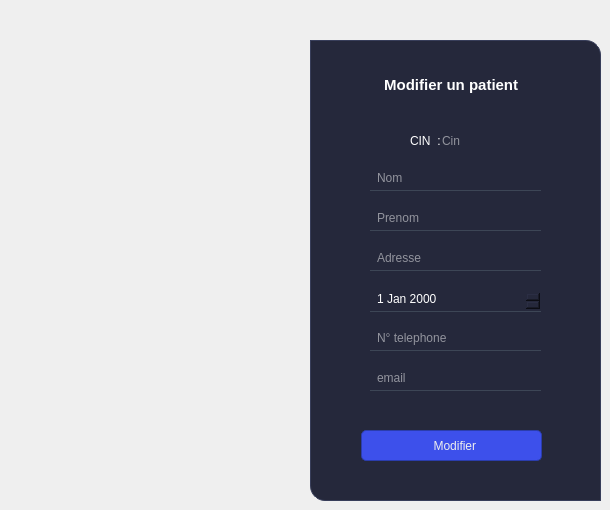
     <widget class="QWidget" name="page_4">
      <widget class="QFrame" name="frame_6">
       <property name="geometry">
        <rect>
         <x>310</x>
         <y>40</y>
         <width>291</width>
         <height>461</height>
        </rect>
       </property>
       <property name="styleSheet">
        <string notr="true">QFrame{
background-color:#25283b;

border-top-right-radius:15px;
border-bottom-left-radius:15px;
border:1px solid  rgb(56, 62, 90);
}
</string>
       </property>
       <property name="frameShape">
        <enum>QFrame::StyledPanel</enum>
       </property>
       <property name="frameShadow">
        <enum>QFrame::Raised</enum>
       </property>
       <widget class="QLabel" name="labelBoxBlenderInstalation_5">
        <property name="geometry">
         <rect>
          <x>70</x>
          <y>29</y>
          <width>181</width>
          <height>31</height>
         </rect>
        </property>
        <property name="font">
         <font>
          <family>Segoe UI</family>
          <pointsize>11</pointsize>
          <weight>75</weight>
          <bold>true</bold>
         </font>
        </property>
        <property name="styleSheet">
         <string notr="true">color:rgb(255, 255, 255);
border:none;</string>
        </property>
        <property name="text">
         <string> Modifier un patient</string>
        </property>
       </widget>
       <widget class="QLineEdit" name="lineEdit_9">
        <property name="geometry">
         <rect>
          <x>60</x>
          <y>130</y>
          <width>171</width>
          <height>21</height>
         </rect>
        </property>
        <property name="styleSheet">
         <string notr="true">QLineEdit{
background-color:#25283b;
border-radius:none;
border-bottom:1px solid rgb(61, 70, 86);
color:rgb(255, 255, 255);
padding:0 0 4px 5px;
}
QLineEdit:focus{
border-bottom:1px solid #3d50eb;
}</string>
        </property>
        <property name="placeholderText">
         <string>Nom</string>
        </property>
       </widget>
       <widget class="QLineEdit" name="lineEdit_10">
        <property name="geometry">
         <rect>
          <x>60</x>
          <y>170</y>
          <width>171</width>
          <height>21</height>
         </rect>
        </property>
        <property name="styleSheet">
         <string notr="true">QLineEdit{
background-color:#25283b;
border-radius:none;
border-bottom:1px solid rgb(61, 70, 86);
color:rgb(255, 255, 255);
padding:0 0 4px 5px;
}
QLineEdit:focus{
border-bottom:1px solid #3d50eb;
}</string>
        </property>
        <property name="placeholderText">
         <string>Prenom</string>
        </property>
       </widget>
       <widget class="QLineEdit" name="lineEdit_11">
        <property name="geometry">
         <rect>
          <x>60</x>
          <y>210</y>
          <width>171</width>
          <height>21</height>
         </rect>
        </property>
        <property name="styleSheet">
         <string notr="true">QLineEdit{
background-color:#25283b;
border-radius:none;
border-bottom:1px solid rgb(61, 70, 86);
color:rgb(255, 255, 255);
padding:0 0 4px 5px;
}
QLineEdit:focus{
border-bottom:1px solid #3d50eb;
}</string>
        </property>
        <property name="placeholderText">
         <string>Adresse</string>
        </property>
       </widget>
       <widget class="QLineEdit" name="lineEdit_13">
        <property name="enabled">
         <bool>false</bool>
        </property>
        <property name="geometry">
         <rect>
          <x>130</x>
          <y>90</y>
          <width>171</width>
          <height>21</height>
         </rect>
        </property>
        <property name="styleSheet">
         <string notr="true">QLineEdit{
background-color:transparent;
border:none;
color:rgb(255, 255, 255);
}
</string>
        </property>
        <property name="placeholderText">
         <string>Cin</string>
        </property>
       </widget>
       <widget class="QLabel" name="label_6">
        <property name="geometry">
         <rect>
          <x>100</x>
          <y>90</y>
          <width>47</width>
          <height>21</height>
         </rect>
        </property>
        <property name="styleSheet">
         <string notr="true">border:none;
color:white;</string>
        </property>
        <property name="text">
         <string>CIN  :</string>
        </property>
       </widget>
       <widget class="QLineEdit" name="lineEdit_26">
        <property name="geometry">
         <rect>
          <x>60</x>
          <y>290</y>
          <width>171</width>
          <height>21</height>
         </rect>
        </property>
        <property name="styleSheet">
         <string notr="true">QLineEdit{
background-color:#25283b;
border-radius:none;
border-bottom:1px solid rgb(61, 70, 86);
color:rgb(255, 255, 255);
padding:0 0 4px 5px;
}
QLineEdit:focus{
border-bottom:1px solid #3d50eb;
}</string>
        </property>
        <property name="placeholderText">
         <string>N° telephone</string>
        </property>
       </widget>
       <widget class="QLineEdit" name="lineEdit_27">
        <property name="geometry">
         <rect>
          <x>60</x>
          <y>330</y>
          <width>171</width>
          <height>21</height>
         </rect>
        </property>
        <property name="styleSheet">
         <string notr="true">QLineEdit{
background-color:#25283b;
border-radius:none;
border-bottom:1px solid rgb(61, 70, 86);
color:rgb(255, 255, 255);
padding:0 0 4px 5px;
}
QLineEdit:focus{
border-bottom:1px solid #3d50eb;
}</string>
        </property>
        <property name="placeholderText">
         <string>email</string>
        </property>
       </widget>
       <zorder>label_6</zorder>
       <zorder>labelBoxBlenderInstalation_5</zorder>
       <zorder>lineEdit_9</zorder>
       <zorder>lineEdit_10</zorder>
       <zorder>lineEdit_11</zorder>
       <zorder>lineEdit_13</zorder>
       <zorder>lineEdit_26</zorder>
       <zorder>lineEdit_27</zorder>
      </widget>
      <widget class="QPushButton" name="pushButton_10">
       <property name="geometry">
        <rect>
         <x>361</x>
         <y>430</y>
         <width>181</width>
         <height>31</height>
        </rect>
       </property>
       <property name="minimumSize">
        <size>
         <width>150</width>
         <height>30</height>
        </size>
       </property>
       <property name="font">
        <font>
         <family>Segoe UI</family>
         <pointsize>9</pointsize>
        </font>
       </property>
       <property name="cursor">
        <cursorShape>PointingHandCursor</cursorShape>
       </property>
       <property name="styleSheet">
        <string notr="true">QPushButton {
	border: 1px solid rgb(43, 61, 173);
color:rgb(238, 238, 238);
	border-radius: 5px;	
	background-color: #3d50eb;
}
QPushButton:hover {
color:rgb(255, 255, 255);
		background-color: #3d50eb;
		border: 1px solid rgb(55, 74, 213);
}
QPushButton:pressed {	
	background-color: #3d50eb;
	border: 2px solid rgb(43, 50, 61);
}</string>
       </property>
       <property name="text">
        <string>   Modifier </string>
       </property>
       <property name="icon">
        <iconset>
         <normaloff>../health-app/icons/16x16/cil-folder-open.png</normaloff>../health-app/icons/16x16/cil-folder-open.png</iconset>
       </property>
      </widget>
      <widget class="QDateEdit" name="dateEdit_2">
       <property name="geometry">
        <rect>
         <x>370</x>
         <y>290</y>
         <width>171</width>
         <height>22</height>
        </rect>
       </property>
       <property name="styleSheet">
        <string notr="true">QDateEdit{
background-color:#25283b;
border-radius:none;
border-bottom:1px solid rgb(61, 70, 86);
color:rgb(255, 255, 255);
padding:0 0 4px 5px;
}
QDateEdit:focus{
border-bottom:1px solid #3d50eb;
}</string>
       </property>
      </widget>
     </widget>
